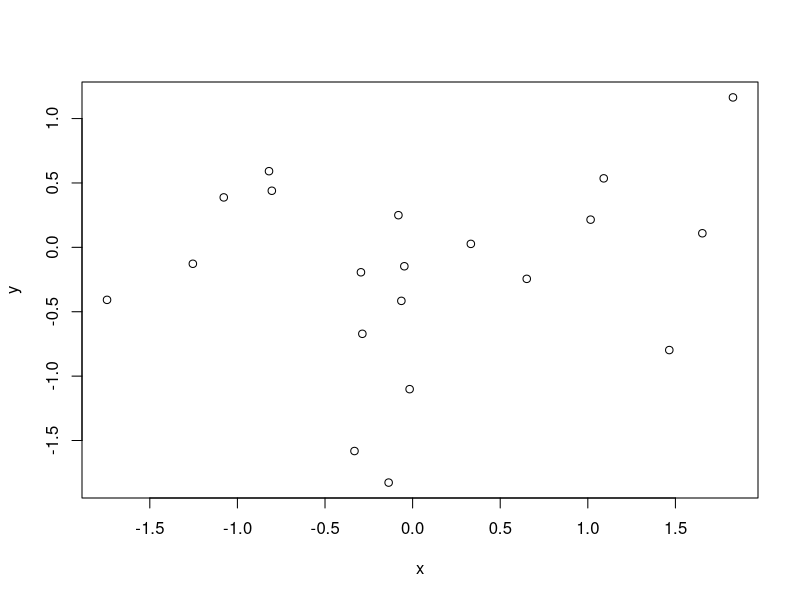
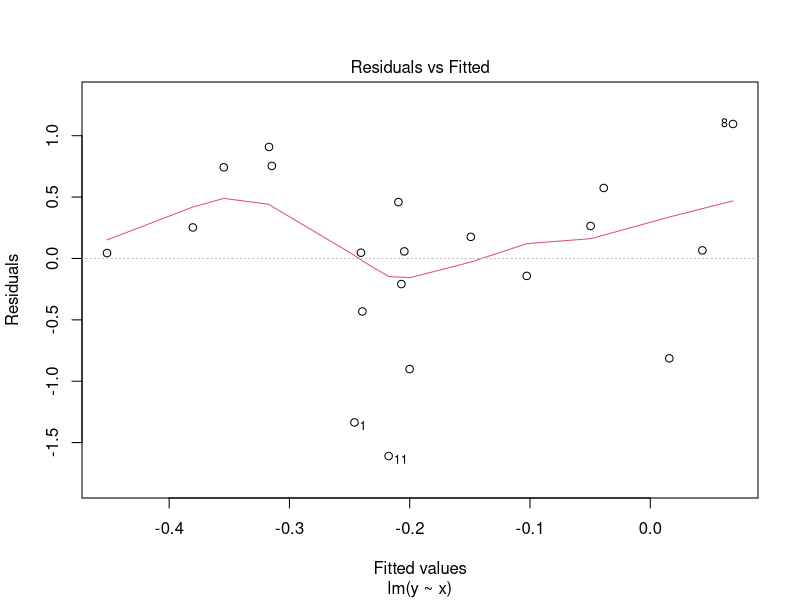
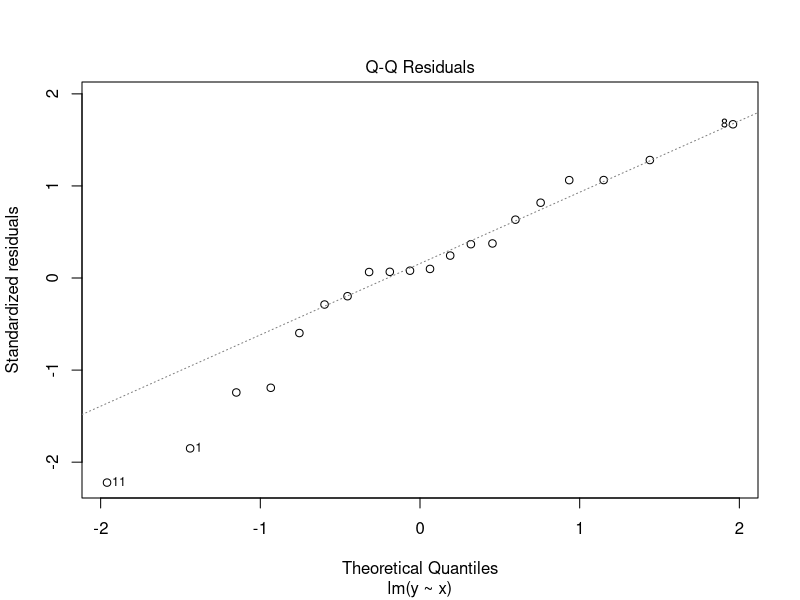
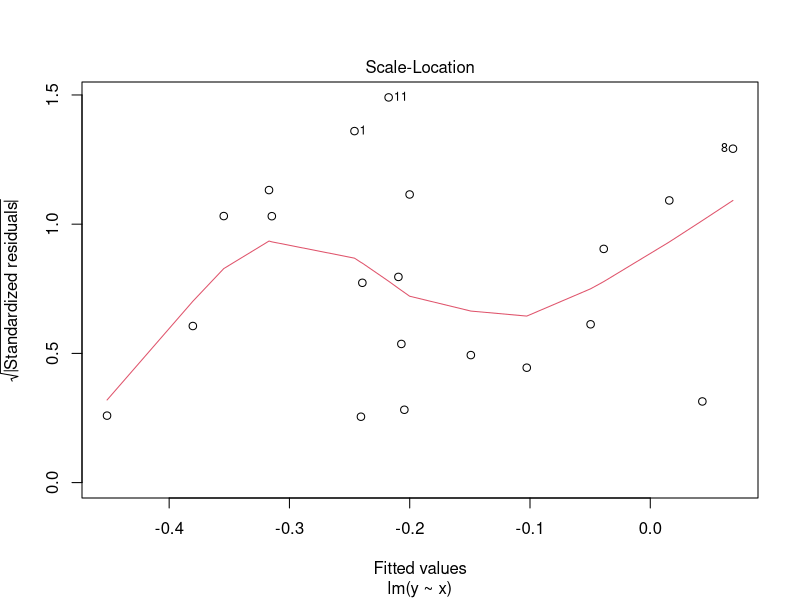
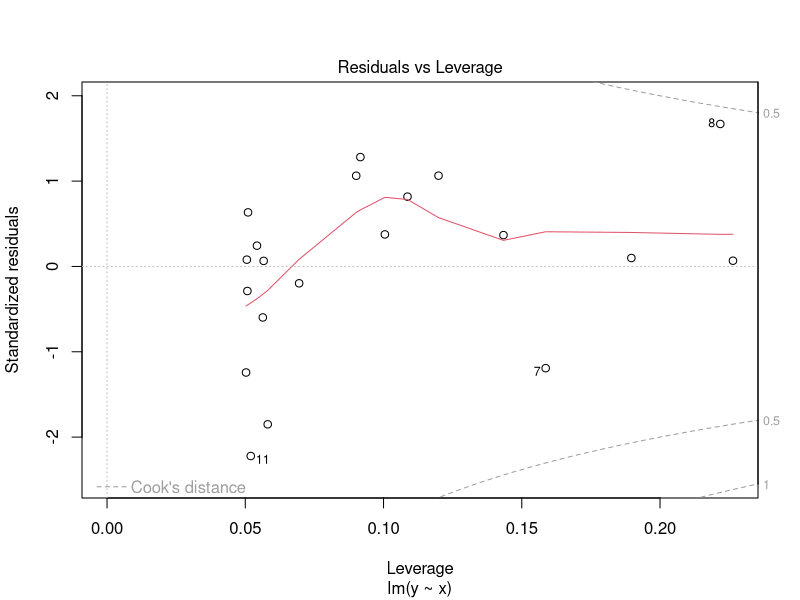
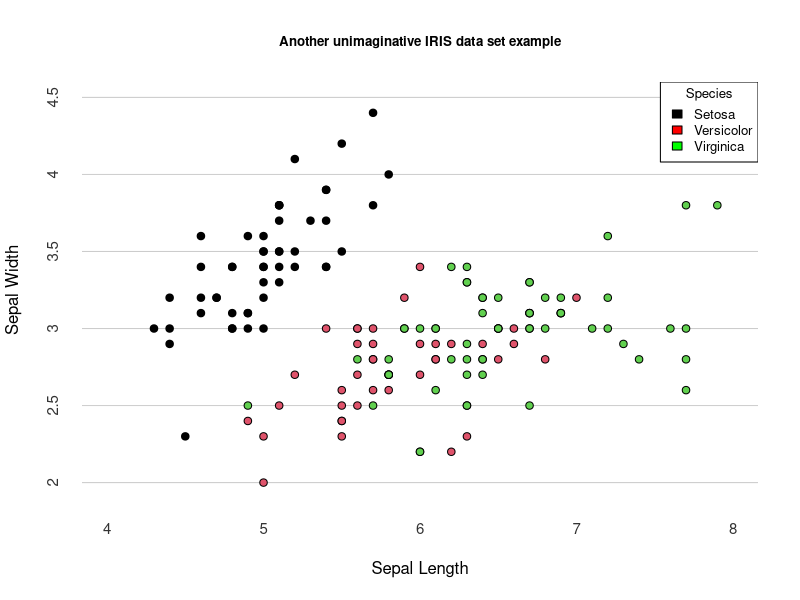

Recreate these plots in R, in order. (Note: this script raises an error after producing the figures.)
#########################################################################
# 1-day R workshop 
# Morning practical session C
# 9th February 2019
# 06_pm_graphics_example.R
#########################################################################
# Here's an example using the graphics packages that comes with base R
# Consider the following...
x <- rnorm(1:20) # Numeric
y <- rnorm(1:20) # Numeric 

plot(x, y)

z <- lm(y ~ x) # z is the output of the linear 

plot(z)

# So the plot function is quick and simple to use in standard cases
# However when it comes to generating publication quality figures,
# life gets a little more complicated

# The iris data set will be used for this used example

head(iris)

plot(iris$Sepal.Length, iris$Sepal.Width, 
     bg = iris$Species, # Fill colour
     pch = 21, # Shape: circles that can filed
     xlab = "Sepal Length", ylab = "Sepal Width", # Labels
     axes = FALSE, # Don't plot the axes
     frame.plot = FALSE, # Remove the frame 
     xlim = c(4, 8), ylim = c(2, 4.5), # Limits
     panel.first = abline(h = seq(2, 4.5, 0.5), col = "grey80"))

at = pretty(iris$Sepal.Length)
mtext(side = 1, text = at, at = at, 
      col = "grey20", line = 1, cex = 0.9)

at = pretty(iris$Sepal.Width)
mtext(side = 2, text = at, at = at, col = "grey20", line = 1, cex = 0.9)

legend("topright", legend = c("Setosa", "Versicolor", "Virginica"),
       title = "Species", fill=c("black", "red", "green"), cex=0.8)

title("Another unimaginative IRIS data set example", 
      cex.main = 0.8, font.main = 2, col.main = "black")

# Now lets view the ggplot2 version
# library(tidyverse)

ggplot(iris, aes(x = Sepal.Length, y = Sepal.Width, colour = Species)) + 
  geom_point() + 
  scale_colour_manual(values = c("black", "red", "green")) +
  theme_minimal() +
  labs(title = "Another unimaginative IRIS data set example",
       x = "Sepal Length",
       y = "Sepal Width")

rm(at, x, y, z)
